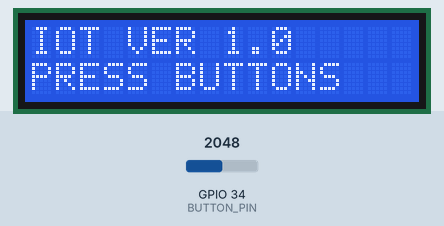
A sketch run on a simulated ESP32. On the bench: 16×2 character LCD. Inputs (shaded band) come from the test bench; at power-on: GPIO 34 (BUTTON_PIN) = 2048.

Above: at 3.3 s.
3.4 s: GPIO 34 (BUTTON_PIN) set to 1958
At 4.1 s:
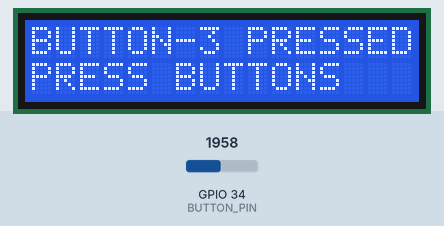
5.0 s: GPIO 34 (BUTTON_PIN) set to 1160
At 5.4 s:
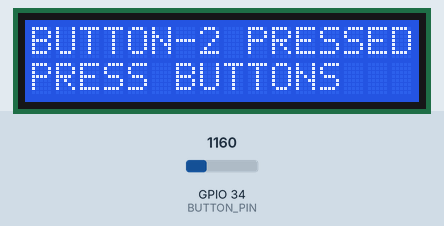
6.5 s: GPIO 34 (BUTTON_PIN) set to 0
At 7.9 s:
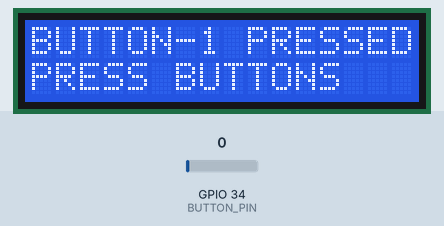
Timing chart, 0 to 9.5 s (numbered marks = the images above; inputs shaded):
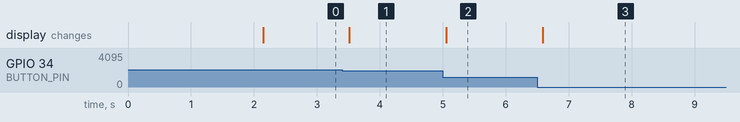

The sketch:

IOT_VER_1.0_BUTTONS.ino
```cpp
                                                                                                                                                                                                                                                                                                                                                                                                                                                                                                                                                                                                                                                                                                                                                                                                                                                                                                                                                                                                                                                                                                                                                                                                                                                                                                                                                                                                                                                                                                                                                                                                                                              #include"iot_config.h"
#include <Wire.h>
#include <LiquidCrystal_I2C.h> // install this library

LiquidCrystal_I2C lcd(0x27,16,2);
void setup()
{
  Serial.begin(9600);
  lcd.init();
  lcd.init();
  lcd.backlight();
  lcd.setCursor(0,0);
  lcd.print("IOT VER 1.0");
  delay(2000);
}
void loop()
{
lcd.setCursor(0,1);
lcd.print("PRESS BUTTONS");
int data_in = analogRead(BUTTON_PIN);
  if(data_in < 5)
  {
    lcd.setCursor(0,0);
    lcd.print("BUTTON-1 PRESSED");
  }
  if(data_in > 900 && data_in < 1200)
  {
    lcd.setCursor(0,0);
    lcd.print("BUTTON-2 PRESSED");
  }
  if(data_in > 1500 && data_in < 2000)
  {
    lcd.setCursor(0,0);
    lcd.print("BUTTON-3 PRESSED");
  }
  if(data_in > 2200 && data_in < 2500)
  {
    lcd.setCursor(0,0);
    lcd.print("BUTTON-4 PRESSED");
  }
delay(100);
}
```

iot_config.h
```cpp
//--------------------------IOT_VER_1.0---------------------------------------
//--------------------------BASIC BOARD CONFIGURATION-------------------------
#define RELAY1 25
#define RELAY2 26
#define RELAY3 27
#define RELAY4 34
#define DHT11 2
#define BUTTON_PIN 34
#define OLED_ADD 0x3C
#define LCD_ADD 0x3C
#define RGB_R 15
#define RGB_G 2
#define RGB_B 5
#define debug true
//--------------------------WIFI CONFIGURATION------------------------------
#define SSID ********
#define PSWD ********
//--------------------------MQTT CONFIGURATION------------------------------
#define MQTT_URL ********
#define MQTT_USR ********
#define MQTT_PSWD ********
#define MQTT_PORT *******
```

Measured:
- the behaviour switches between 2000 and 1999 on GPIO 34 (BUTTON_PIN) (found by bisection; images 0 and 1)
- after the input at 3.4 s, the display: changes after 0.12 s (image 1)
- after the input at 5.0 s, the display: changes after 0.05 s (image 2)
- after the input at 6.5 s, the display: changes after 0.09 s (image 3)
